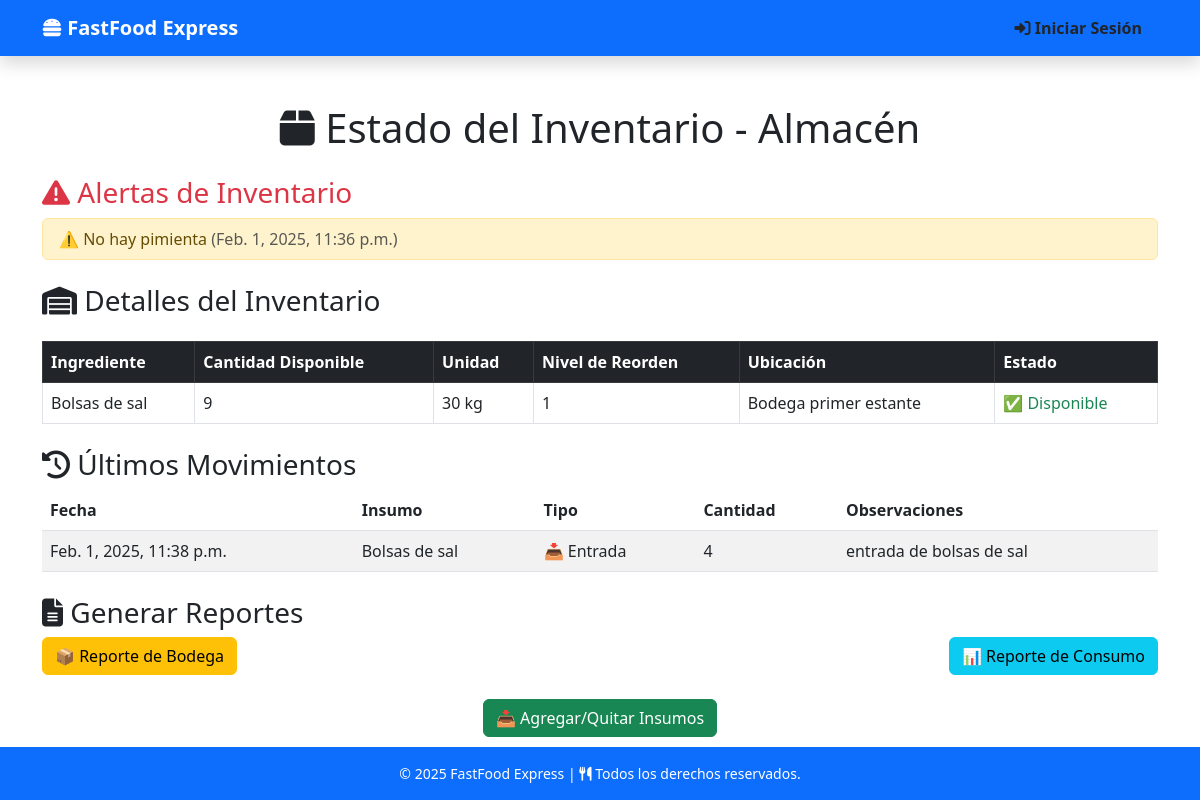
Page /inventario/ on the earlier database version.
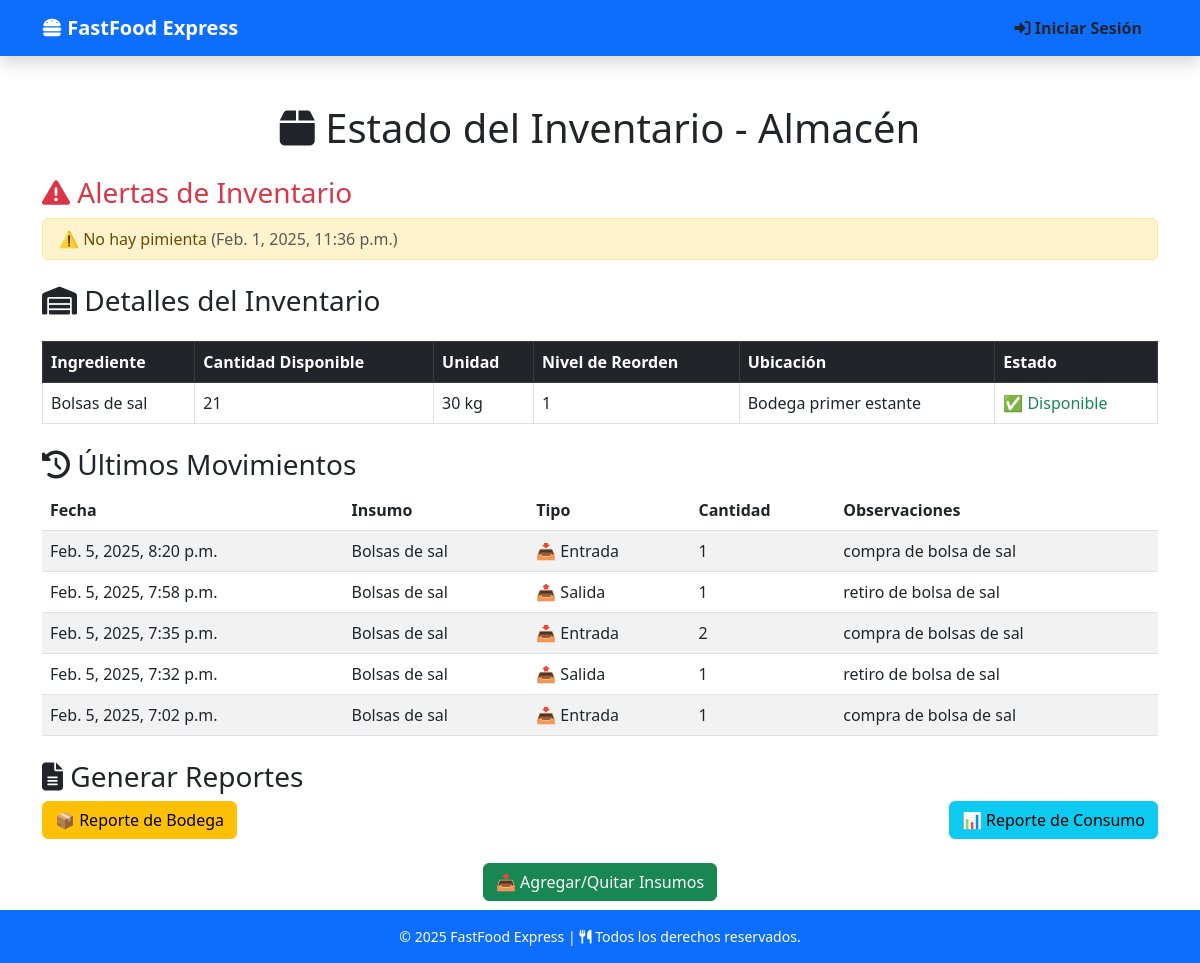
Same page on the later database version.
### inventario/models.py (models this page shows, shortened)
class Alerta(models.Model):
    mensaje = models.CharField(max_length=255)
    fecha = models.DateTimeField(auto_now_add=True)
    TIPO_ALERTA_CHOICES = [
        ('bajo_stock', 'Bajo Stock'),
        ('vencimiento', 'Vencimiento'),
    ]
    tipo = models.CharField(max_length=50, choices=TIPO_ALERTA_CHOICES)

class Insumo(models.Model):
    identificador = models.CharField(max_length=10, unique=True)
    nombre = models.CharField(max_length=50)
    cantidadDisponible = models.IntegerField(default=0)
    unidadMedida = models.CharField(max_length=30)
    nivelReorden = models.IntegerField()
    precioUnitario = models.FloatField()
    ubicacion = models.CharField(max_length=100)

class Operacion(models.Model):
    TIPO_OPERACION_CHOICES = [
        ('entrada', 'Entrada'),
        ('salida', 'Salida'),
    ]
    tipo = models.CharField(max_length=10, choices=TIPO_OPERACION_CHOICES)
    insumo = models.ForeignKey(Insumo, on_delete=models.CASCADE, related_name="operaciones")
    cantidad = models.IntegerField()
    fechaRegistro = models.DateTimeField(auto_now_add=True)
    observaciones = models.TextField(blank=True, null=True)

### inventario/views.py (the view)
# urls.py: path('inventario/', vista_inventario, name='vista_inventario'),
def vista_inventario(request):
    insumos = Insumo.objects.all()
    alertas = Alerta.objects.all().order_by('-fecha')[:5]  # Últimas 5 alertas
    operaciones = Operacion.objects.all().order_by('-fechaRegistro')[:5]  # Últimos 5 movimientos
    return render(request, 'inventario/ver_inventario.html', {
        'insumos': insumos,
        'alertas': alertas,
        'operaciones': operaciones,
        'almacen': "Almacén"  # Nombre fijo del inventario
    })

### templates/inventario/ver_inventario.html (shortened to what this page needs)
{% extends 'base.html' %}
{% load static %}
{% block content %}
<div class="container mt-5">
    <h1 class="text-center"><i class="fas fa-box"></i> Estado del Inventario - Almacén</h1>
    <h3 class="mt-4 text-danger"><i class="fas fa-exclamation-triangle"></i> Alertas de Inventario</h3>
    <ul class="list-group">
        {% for alerta in alertas %}
            <li class="list-group-item list-group-item-warning">
                ⚠️ {{ alerta.mensaje }} <span class="text-muted">({{ alerta.fecha }})</span>
            </li>
        {% empty %}
            <li class="list-group-item text-muted">No hay alertas activas.</li>
        {% endfor %}
    </ul>
    <h3 class="mt-4"><i class="fas fa-warehouse"></i> Detalles del Inventario</h3>
    <table class="table table-bordered mt-4">
        <thead class="table-dark">
            <tr>
                <th>Ingrediente</th>
                <th>Cantidad Disponible</th>
                <th>Unidad</th>
                <th>Nivel de Reorden</th>
                <th>Ubicación</th>
                <th>Estado</th>
            </tr>
        </thead>
        <tbody>
            {% for insumo in insumos %}
            <tr>
                <td>{{ insumo.nombre }}</td>
                <td>{{ insumo.cantidadDisponible }}</td>
                <td>{{ insumo.unidadMedida }}</td>
                <td>{{ insumo.nivelReorden }}</td>
                <td>{{ insumo.ubicacion }}</td>
                <td class="{% if insumo.cantidadDisponible > insumo.nivelReorden %}text-success{% else %}text-warning{% endif %}">
                    {% if insumo.cantidadDisponible > insumo.nivelReorden %}
                        ✅ Disponible
                    {% else %}
                        ⚠️ Bajo Stock
                    {% endif %}
                </td>
            </tr>
            {% empty %}
            <tr>
                <td colspan="6" class="text-center text-muted">No hay insumos registrados en el inventario.</td>
            </tr>
            {% endfor %}
        </tbody>
    </table>
    <h3 class="mt-4"><i class="fas fa-history"></i> Últimos Movimientos</h3>
    <table class="table table-striped">
        <thead>
            <tr>
                <th>Fecha</th>
                <th>Insumo</th>
                <th>Tipo</th>
                <th>Cantidad</th>
                <th>Observaciones</th>
            </tr>
        </thead>
        <tbody>
            {% for operacion in operaciones %}
            <tr>
                <td>{{ operacion.fechaRegistro }}</td>
                <td>{{ operacion.insumo.nombre }}</td>
                <td>{% if operacion.tipo == "entrada" %}📥 Entrada{% else %}📤 Salida{% endif %}</td>
                <td>{{ operacion.cantidad }}</td>
                <td>{{ operacion.observaciones|default:"-" }}</td>
            </tr>
            {% empty %}
            <tr>
                <td colspan="5" class="text-center text-muted">No hay movimientos recientes.</td>
            </tr>
            {% endfor %}
        </tbody>
    </table>
    <h3 class="mt-4"><i class="fas fa-file-alt"></i> Generar Reportes</h3>
    <div class="d-flex justify-content-between">
        <a href="{% url 'generar_reporte_bodega' %}" class="btn btn-warning">📦 Reporte de Bodega</a>
        <a href="{% url 'generar_reporte_consumo' %}" class="btn btn-info">📊 Reporte de Consumo</a>
    </div>
    <div class="text-center mt-4">
        <a href="{% url 'gestionar_inventario' %}" class="btn btn-success">📥 Agregar/Quitar Insumos</a>
    </div>
    <div class="text-center mt-4">
        <a href="{% url 'vista_empleado' %}" class="btn btn-secondary">🔙 Volver</a>
    </div>
</div>
{% endblock %}

Differences in the rows shown:
no longer on this page (row unchanged): Operacion: fechaRegistro "Feb. 1, 2025, 11:38 p.m.", insumo.nombre "Bolsas de sal", tipo "📥 Entrada", cantidad "4", observaciones "entrada de bolsas de sal"
changed Insumo "Bolsas de sal": cantidadDisponible "9" → "21"
added Operacion: fechaRegistro "Feb. 5, 2025, 8:20 p.m.", insumo.nombre "Bolsas de sal", tipo "📥 Entrada", cantidad "1", observaciones "compra de bolsa de sal"
added Operacion: fechaRegistro "Feb. 5, 2025, 7:58 p.m.", insumo.nombre "Bolsas de sal", tipo "📤 Salida", cantidad "1", observaciones "retiro de bolsa de sal"
added Operacion: fechaRegistro "Feb. 5, 2025, 7:35 p.m.", insumo.nombre "Bolsas de sal", tipo "📥 Entrada", cantidad "2", observaciones "compra de bolsas de sal"
added Operacion: fechaRegistro "Feb. 5, 2025, 7:32 p.m.", insumo.nombre "Bolsas de sal", tipo "📤 Salida", cantidad "1", observaciones "retiro de bolsa de sal"
added Operacion: fechaRegistro "Feb. 5, 2025, 7:02 p.m.", insumo.nombre "Bolsas de sal", tipo "📥 Entrada", cantidad "1", observaciones "compra de bolsa de sal"
